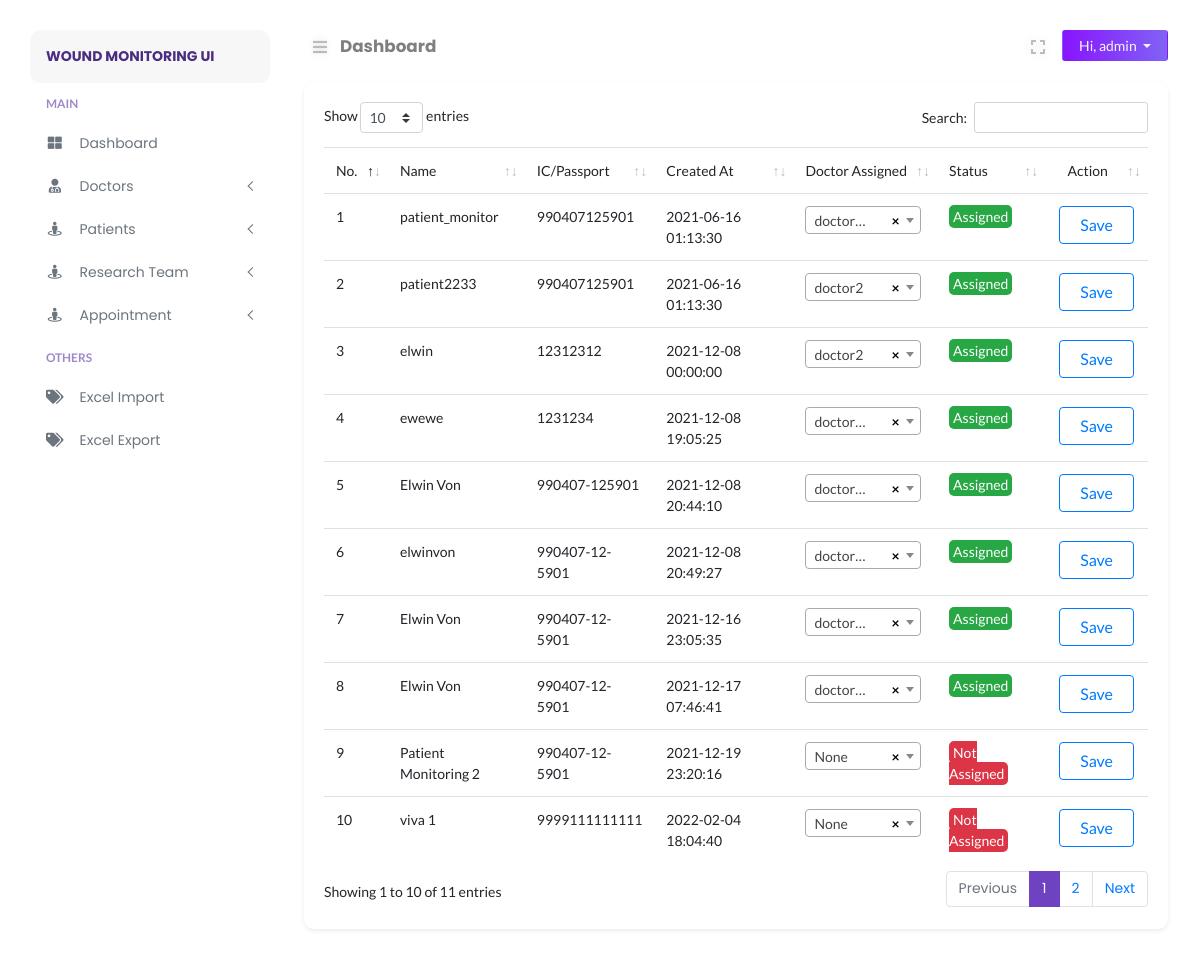
Screenshot of /admin/patient-assign.php (signed in) with the database file from the repository.
### tables this page shows
CREATE TABLE `user_master` (
  `m_id` int(11) NOT NULL,
  `m_name` longtext NOT NULL,
  `m_identity` longtext DEFAULT NULL,
  `m_regis_id` varchar(255) DEFAULT NULL,
  `m_gender` varchar(45) DEFAULT NULL,
  `m_type` varchar(45) NOT NULL COMMENT 'p: patient\\nd: doctor\\ndop: department of pathology\\n',
  `password` longtext NOT NULL,
  `flag` int(11) NOT NULL DEFAULT 1 COMMENT '0: do not show (meaning delete from user perspective)\\\\n1: show',
  `email` longtext NOT NULL,
  `phone` longtext NOT NULL,
  `doctor_inCharge` int(11) NOT NULL DEFAULT 0,
  `m_dob` date DEFAULT NULL,
  `m_age` varchar(255) DEFAULT NULL,
  `m_address` varchar(255) DEFAULT NULL,
  `m_city` varchar(255) DEFAULT NULL,
  `m_state` varchar(255) DEFAULT NULL,
  `m_zipcode` varchar(255) DEFAULT NULL,
  `token` longtext NOT NULL,
  `tokenExpire` datetime DEFAULT NULL,
  `created_at` datetime NOT NULL,
  `updated_at` datetime NOT NULL
);

### admin/includes/path.inc.php (called while the page is built, shortened)
<?php
switch ($_SERVER["SCRIPT_NAME"]) {
    default:
        $CURRENT_PAGE = "Dashboard";
        break;
}

### admin/includes/session.inc.php (called while the page is built, shortened)
<?php
    $sess_id = $_SESSION["sess_adminid"];
    $adminstmt = $conn->prepare("SELECT * FROM user_master WHERE m_id = ?");
    $adminstmt->bind_param("i", $sess_id);
    $adminstmt->execute();
    $admin_result = $adminstmt->get_result();
    $admin_row = $admin_result->fetch_assoc();

### admin/patient-assign.php (the view, shortened to what this page needs)
<?php
require_once("../config/autoload.php");
include("includes/session.inc.php");
include("includes/path.inc.php");
$no = 1;
$sqlUM = "SELECT * FROM user_master";
$result_UM = $conn->query($sqlUM);
$resultUM = $result_UM->fetch_all(MYSQLI_ASSOC);
$doctor_arr = $patient_arr = [];
foreach ($resultUM as $row) {
    switch ($row['m_type']) {
        case 'P':
            $patient_arr[] = $row;
            break;
        case 'D':
            $doctor_arr[] = $row;
            break;
    }
}
function buildSelect($doctor_arr, $selected)
{
    $build_dr_option = "";
    foreach ($doctor_arr as $doctor) {
        $dr_id = $doctor['m_id'];
        $dr_name = $doctor['m_name'];
        $selected2 = ($dr_id == $selected)?"selected":"";
        $build_dr_option .= "<option value='$dr_id' $selected2>$dr_name</option>";
    }
    return $build_dr_option;
}
function statusType($no)
{
    return ($no == '0') ? '<span class="bg-danger text-white status_text">Not Assigned</span>' : '<span class="status_text bg-success text-white">Assigned</span>';
}
?>
<!DOCTYPE html>
<html lang="en">
<head>
</head>
<body>
    <div class="page-content" id="content">
        <?php include HEADER; ?>
        <div class="row">
            <div class="col-12">
                <div class="card shadow-sm rounded">
                    <div class="card-body">
                        <div class="card-inner">
                            <div class="data-tables">
                                <table id="not_assign" class="table" style="width:100%">
                                    <thead>
                                        <tr>
                                            <td width="5%">No.</td>
                                            <td>Name</td>
                                            <td>IC/Passport</td>
                                            <td>Created At</td>
                                            <td>Doctor Assigned</td>
                                            <td>Status</td>
                                            <td align='center'>Action</td>
                                        </tr>
                                    </thead>
                                    <tbody>
                                        <?php foreach ($patient_arr as $patient) :
                                            $id = $patient['m_id'];
                                            $name = $patient['m_name'];
                                            $identification = $patient['m_identity'];
                                            $created_at = $patient['created_at'];
                                            $doctorAssign = $patient['doctor_inCharge'];
                                            $status = statusType($doctorAssign);
                                            $build_dr_option = buildSelect($doctor_arr, $doctorAssign);
                                            echo "
                                                <tr name='$no' value='$id' justTesting = 'lol'>
                                                    <td>$no</td>
                                                    <td name='{$no}name'>$name</td>
                                                    <td name='{$no}identification'>$identification</td>
                                                    <td> $created_at</td>
                                                    <td name='{$no}doctor_inCharge'> <select style='max-width:90%;' class='dropdown_filter' name='doctor'> <option style='min-width: 120px' value='0'>None</option> $build_dr_option </select></td>
                                                    <td>$status</td>
                                                    <td align='center'>
                                                    <button  type='button' data-bs-no='$no' data-bs-id='$id' data-bs-ic='$identification' data-bs-name='$name'  name='{$no}modalPopD' style='padding-left:20px; padding-right:20px' class='btn btn-outline-primary save'>Save</button>
                                                    </td>
                                                </tr>
                                            ";
                                            $no++;
                                        endforeach ?>
                                    </tbody>
                                </table>
                            </div>
                        </div>
                    </div>
                </div>
            </div>
        </div>
    </div>
</body>
</html>

### admin/layouts/nav_header.php (shortened to what this page needs)
<nav class="navbar navbar-header mb-2">
    <ul class="nav mr-auto">
        <li class="nav-item">
            <button class="btn btn-sm btn-expand" id="sidebarCollapse"><i class="fa fa-bars"></i></button>
        </li>
        <li class="nav-item nav-title">
            <a href="<?php echo $_SERVER["REQUEST_URI"];?>"><?php echo $CURRENT_PAGE;?></a>
        </li>
    </ul>
    <ul class="nav ml-auto">
        <li class="nav-item mr-2">
            <button class="btn btn-sm btn-expand" id="full-view"><i class="fa fa-expand"></i></button>
        </li>
        <li class="nav-item">
            <div class="btn-group">
                <button type="button" class="btn btn-sm dropdown-toggle btn-profile px-3" data-toggle="dropdown" aria-haspopup="true"
                    aria-expanded="false">
                    Hi, <?php echo $admin_row["m_name"]; ?>
                </button>
            </div>
        </li>
    </ul>
</nav>

### assets/css/typography.css (style rules this page uses)
body { font-size: 14px; font-family: 'Lato', sans-serif; }
a, a:visited { text-decoration: none; transition: all 0.3s ease-in-out; -webkit-transition: all 0.3s ease-in-out; -moz-transition: all 0.3s ease-in-out; -o-transition: all 0.3s ease-in-out; outline: 0; font-family: 'Poppins', 'Helvetica', sans-serif; }
ul, ol { margin-bottom: 0px; margin-top: 0px; padding: 0; }
ul { margin: 0; list-style-type: none; }
button { cursor: pointer; outline: none!important; letter-spacing: 0; }

### assets/css/default.css (style rules this page uses)
.navbar-header { padding: 0 !important; }
.nav-title { padding-top: 4px; margin-left: 4px; }
.nav-title a { font-weight: bold; font-size: 1.05rem; color: rgba(0, 0, 0, .5); }
.btn-profile { background: linear-gradient(to right, #8914fe 0%, #8063f5 100%); color: #f5f5f5; }
button.btn-expand { font-size: 16px !important; color: #bdbcbc; vertical-align: middle; text-shadow: 0 0 8px rgba(0, 0, 0, 0.12); -webkit-transition: color 0.3s ease 0s; transition: color 0.3s ease 0s; }
button#full-view { display: inline-block; }
body { overflow-x: hidden; background: #fff; }
.page-content { width: calc(100% - 15rem); margin-left: 16rem; transition: all 0.4s; padding: 1.9rem 3rem; }
:root { --primary-color: #6F42C2; }
.card { margin: 10px 0; border-radius: 10px !important; border: 0; margin-bottom: 1.5rem; box-shadow: 0 2px 2px 3px rgba(0, 0, 0, .04); transition: all .2s ease-in-out; }
.table tbody tr { transition: all .2s; }

### assets/css/login.css (style rules this page uses)
html { min-height: 100%; position: relative; }

### admin/patient-assign.php (style rules this page uses)
.status_text { padding: 3px 4px; border-radius: 5px; }

### rows the page displays
user_master: m_name "admin"
user_master: $id 51 (drawn), m_name "patient_monitor", m_identity "990407125901", created_at "2021-06-16 01:13:30", doctor_inCharge "Assigned"
user_master: $id 54 (drawn), m_name "patient2233", m_identity "990407125901", created_at "2021-06-16 01:13:30", doctor_inCharge "Assigned"
user_master: $id 57 (drawn), m_name "elwin", m_identity "12312312", created_at "2021-12-08 00:00:00", doctor_inCharge "Assigned"
user_master: $id 58 (drawn), m_name "ewewe", m_identity "1231234", created_at "2021-12-08 19:05:25", doctor_inCharge "Assigned"
user_master: m_name "Elwin Von", m_identity "990407-125901", created_at "2021-12-08 20:44:10", doctor_inCharge "Assigned"
user_master: m_name "elwinvon", m_identity "990407-12-5901", created_at "2021-12-08 20:49:27", doctor_inCharge "Assigned"
user_master: m_name "Elwin Von", m_identity "990407-12-5901", created_at "2021-12-16 23:05:35", doctor_inCharge "Assigned"
user_master: $id 79 (drawn), m_name "Elwin Von", m_identity "990407-12-5901", created_at "2021-12-17 07:46:41", doctor_inCharge "Assigned"
user_master: m_name "Patient Monitoring 2", m_identity "990407-12-5901", created_at "2021-12-19 23:20:16", doctor_inCharge "Not Assigned"
user_master: $id 138 (drawn), m_name "viva 1", m_identity "9999111111111", created_at "2022-02-04 18:04:40", doctor_inCharge "Not Assigned"

### other values shown
$BRAND_NAME "WOUND MONITORING UI"
$CURRENT_PAGE "Dashboard"
